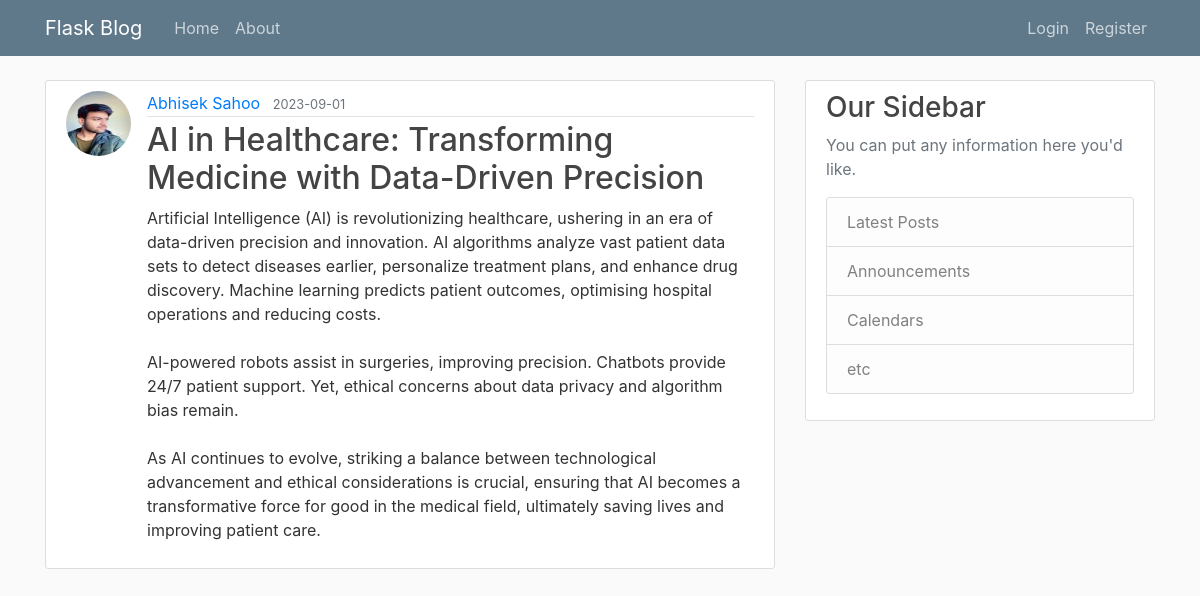
/post/6, run on the app's committed database.
### flaskblog/models.py (models this page shows, shortened)
class User(UserMixin, db.Model):
    id = db.Column(db.Integer, primary_key=True)
    username = db.Column(db.String(20), unique=True, nullable=False)
    email = db.Column(db.String(120), unique=True, nullable=False)
    image_file = db.Column(db.String(20), nullable=False, default='default.jpeg')
    password = db.Column(db.String(60), nullable=False)
    posts = db.relationship('Post', backref='author', lazy=True)

class Post(db.Model):
    id = db.Column(db.Integer, primary_key=True)
    title = db.Column(db.String(100), nullable=False)
    date_posted = db.Column(db.DateTime, nullable=False, default=datetime.utcnow)
    content = db.Column(db.Text, nullable=False)
    user_id = db.Column(db.Integer, db.ForeignKey('user.id'), nullable=False)

### flaskblog/routes.py (the view)
@app.route("/post/<int:post_id>")
def post(post_id):
    post = Post.query.get_or_404(post_id)
    return render_template('post.html', title=post.title, post=post)

### flaskblog/templates/post.html (shortened to what this page needs)
{% extends "layout.html" %}
{% block content %}
  <article class="media content-section">
    <img class="rounded-circle article-img" src="{{ url_for('static', filename='profile_pics/' + post.author.image_file) }}">
    <div class="media-body">
      <div class="article-metadata">
        <a class="mr-2" href="#">{{ post.author.username }}</a>
        <small class="text-muted">{{ post.date_posted.strftime('%Y-%m-%d') }}</small>
      </div>
      <h2 class="article-title">{{ post.title }}</h2>
      <p class="article-content">{{ post.content }}</p>
    </div>
  </article>
{% endblock content %}

### flaskblog/static/main.css (style rules this page uses)
body { background: #fafafa; color: #333333; margin-top: 5rem; }
h1, h2, h3, h4, h5, h6 { color: #444444; }
.content-section { background: #ffffff; padding: 10px 20px; border: 1px solid #dddddd; border-radius: 3px; margin-bottom: 20px; }
.article-title { color: #444444; }
.article-content { white-space: pre-line; }
.article-img { height: 65px; width: 65px; margin-right: 16px; }
.article-metadata { padding-bottom: 1px; margin-bottom: 4px; border-bottom: 1px solid #e3e3e3 }

### data on the page
User: image_file (picture), author.username "Abhisek Sahoo"
Post: date_posted "2023-09-01", title "AI in Healthcare: Transforming Medicine with Data-Driven Precision", content "Artificial Intelligence (AI) is revolutionizing healthcare, ushering in an era of data-driven precision and innovation. AI algorithms analyze vast patient data sets to detect diseases earlier, personalize treatment plans, and enhance drug discovery. Machine learning predicts patient outcomes, optimising hospital operations and reducing costs. AI-powered robots assist in surgeries, improving precision. Chatbots provide 24/7 patient support. Yet, ethical concerns about data privacy and algorithm bias remain. As AI continues to evolve, striking a balance between technological advancement and ethical considerations is crucial, ensuring that AI becomes a transformative force for good in the…"
